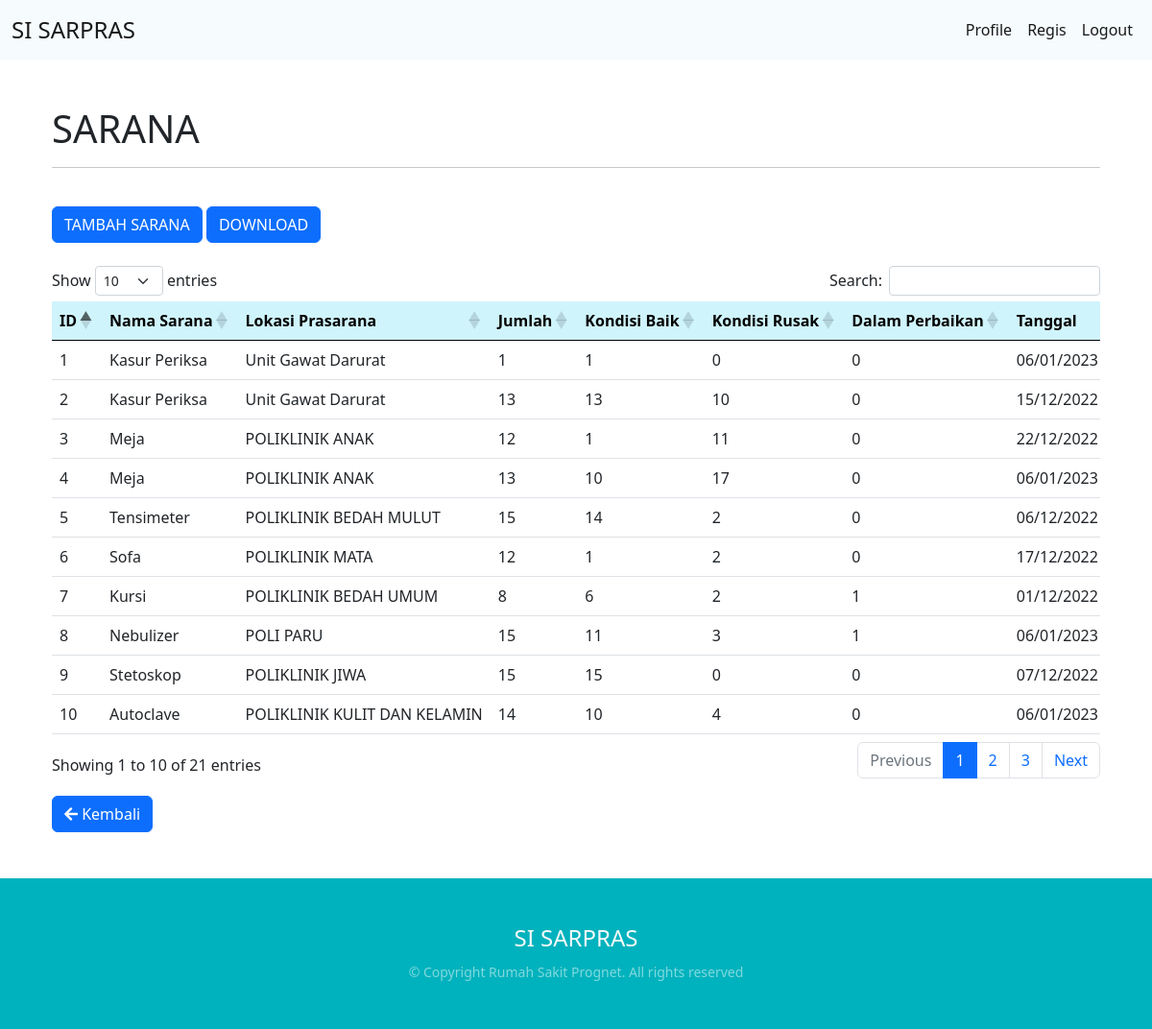
Page /adminsarpras/admin.php (signed in) on the committed database.
### tables this page shows
CREATE TABLE `tb_detail_sarana` (
  `id_detail_sarana` int(4) NOT NULL AUTO_INCREMENT,
  `id_sarana` int(4) DEFAULT NULL,
  `id_detail_prasarana` int(4) DEFAULT NULL,
  `jumlah` tinyint(4) DEFAULT NULL,
  `baik` tinyint(4) DEFAULT NULL,
  `rusak` tinyint(4) DEFAULT NULL,
  `perbaikan` tinyint(4) DEFAULT NULL,
  `tanggal` datetime DEFAULT NULL,
  KEY `id_sarana` (`id_sarana`),
  KEY `id_detail_prasarana` (`id_detail_prasarana`),
  KEY `id_detail_sarana` (`id_detail_sarana`),
  CONSTRAINT `id_detail_prasarana` FOREIGN KEY (`id_detail_prasarana`) REFERENCES `tb_detail_prasarana` (`id_detail_prasarana`),
  CONSTRAINT `id_sarana` FOREIGN KEY (`id_sarana`) REFERENCES `tb_sarana` (`id_sarana`)
);

CREATE TABLE `tb_sarana` (
  `id_sarana` int(4) NOT NULL,
  `nama_sarana` varchar(80) DEFAULT NULL,
  `jenis_sarana` varchar(15) DEFAULT NULL,
  PRIMARY KEY (`id_sarana`)
);

CREATE TABLE `tb_detail_prasarana` (
  `id_detail_prasarana` int(4) NOT NULL,
  `id_prasarana` tinyint(4) DEFAULT NULL,
  `id_gedung` tinyint(4) DEFAULT NULL,
  `nama_prasarana` varchar(70) DEFAULT NULL,
  `kondisi` enum('baik','sedikit rusak','butuh perbaikan') DEFAULT NULL,
  `tanggal` date DEFAULT NULL,
  PRIMARY KEY (`id_detail_prasarana`),
  KEY `id_prasarana` (`id_prasarana`),
  KEY `id_gedung` (`id_gedung`),
  CONSTRAINT `id_gedung` FOREIGN KEY (`id_gedung`) REFERENCES `tb_gedung` (`id_gedung`),
  CONSTRAINT `id_prasarana` FOREIGN KEY (`id_prasarana`) REFERENCES `tb_prasarana` (`id_prasarana`)
);

### adminsarpras/admin.php (the view, shortened to what this page needs)
<?php
include '../layout/header.php';
$hasil = mysqli_query($conn, "SELECT id_detail_sarana,tb_sarana.nama_sarana, tb_detail_prasarana.nama_prasarana, tb_detail_sarana.jumlah, tb_detail_sarana.baik, tb_detail_sarana.rusak, tb_detail_sarana.perbaikan , tb_detail_sarana.tanggal FROM tb_detail_sarana
    JOIN tb_sarana ON tb_detail_sarana.id_sarana=tb_sarana.id_sarana
    JOIN tb_detail_prasarana ON tb_detail_sarana.id_detail_prasarana=tb_detail_prasarana.id_detail_prasarana
    JOIN tb_prasarana ON tb_detail_prasarana.id_prasarana=tb_prasarana.id_prasarana");
?>
<div class="container mt-5">
    <div class="container-sm">
        <h1>SARANA</h1>
        <hr>
        <br>
        <div class="col">
            <div>
                <a href="tambah.php" class="btn btn-primary">TAMBAH SARANA</a>
                <a href="export.php" class="btn btn-primary">DOWNLOAD</a>
            </div>
            <br>
            <div class="table-responsive text-nowrap">
                <table class="table" id="tabel">
                    <thead>
                        <tr class="table-info">
                            <th>ID</th>
                            <th>Nama Sarana</th>
                            <th>Lokasi Prasarana</th>
                            <th>Jumlah</th>
                            <th>Kondisi Baik</th>
                            <th>Kondisi Rusak</th>
                            <th>Dalam Perbaikan</th>
                            <th>Tanggal</th>
                        </tr>
                    </thead>
                    <tbody>
                        <?php
                        while ($row = mysqli_fetch_array($hasil)) :
                        ?>
                            <tr>
                                <td><?= $row["id_detail_sarana"] ?></td>
                                <td><?= $row["nama_sarana"] ?></td>
                                <td><?= $row["nama_prasarana"] ?></td>
                                <td><?= $row["jumlah"] ?></td>
                                <td><?= $row["baik"] ?></td>
                                <td><?= $row["rusak"] ?></td>
                                <td><?= $row["perbaikan"] ?></td>
                                <td><?= date('d/m/Y H:i:s', strtotime($row["tanggal"])); ?></td>
                            </tr>
                        <?php endwhile; ?>
                    </tbody>
                </table>
            </div>
            <div>
                <a class="btn btn-primary mt-3" onclick="self.history.back()"><i class="fas fa-arrow-left"></i> Kembali</a>
            </div>
        </div>
        <?php
        include '../layout/footer.php';
        ?>

### layout/header.php (shortened to what this page needs)
<!DOCTYPE html>
<html lang="en">
<head>
    <link href="https://cdn.jsdelivr.net/npm/bootstrap@5.0.2/dist/css/bootstrap.min.css" rel="stylesheet">
    <link rel="stylesheet" href="../styles.css" />
    <link rel="stylesheet" href="https://pro.fontawesome.com/releases/v5.10.0/css/all.css" />
    <link href="https://cdn.jsdelivr.net/npm/bootstrap@5.2.3/dist/css/bootstrap.min.css" rel="stylesheet">
    <link rel="stylesheet" href="https://cdn.datatables.net/1.13.1/css/dataTables.bootstrap5.min.css">
</head>
<body>
    <div class="main-container d-flex">
        <div class="content">
            <nav class="navbar navbar-expand-md navbar-light" style="background-color:#F6FBFD">
                <div class="container-fluid">
                    <div class="d-flex justify-content-between">
                        <a class="navbar-brand fs-4" href="#">SI SARPRAS</a>
                        <button class="btn px-1 py-0 open-btn"><i class="far fa-stream"></i></button>
                    </div>
                    <div class="d-flex justify-content-end" id="navbarSupportedContent">
                        <ul class="navbar-nav me-auto mb-2 mb-lg-0">
                            <li class="nav-item">
                                <a class="nav-link active" aria-current="page" href="../profile/profile.php">Profile</a>
                            </li>
                            <?php if ($_SESSION['level'] == "admin") : ?>
                                <li class="nav-item">
                                    <a class="nav-link active" aria-current="page" href="../user-registration.php">Regis</a>
                                </li>
                            <?php endif; ?>
                            <li class="nav-item">
                                <a class="nav-link active" aria-current="page" href="../logout.php">Logout</a>
                            </li>
                        </ul>
                    </div>
                </div>
            </nav>

### layout/footer.php (shortened to what this page needs)
</div>
</div>
<footer id="foot" style="background-color:#00B2BD " class="container-fluid py-5 mt-5 foot">
    <div class="container-fluid text-light text-center">
        <h4>SI SARPRAS</h4>
        <small class="text-white-50">&copy; Copyright Rumah Sakit Prognet. All rights reserved</small>
    </div>
</footer>
</body>
</html>

### layout/styles.css (style rules this page uses)
body { background: white; font-family: 'Open Sans', sans-serif; }
.container { margin: 0 auto; }
.table { margin :0; }
.content { min-height: 100vh; width: 100%; }
.foot { background-color: #BFE5EF; }

### rows in the picture
tb_detail_sarana: id_detail_sarana "1", id_sarana.nama_sarana "Kasur Periksa", id_detail_prasarana.nama_prasarana "Unit Gawat Darurat", jumlah "1", baik "1", rusak "0", perbaikan "0", tanggal "06/01/2023…"
tb_detail_sarana: id_detail_sarana "2", id_sarana.nama_sarana "Kasur Periksa", id_detail_prasarana.nama_prasarana "Unit Gawat Darurat", jumlah "13", baik "13", rusak "10", perbaikan "0", tanggal "15/12/2022…"
tb_detail_sarana: id_detail_sarana "3", id_sarana.nama_sarana "Meja", id_detail_prasarana.nama_prasarana "POLIKLINIK ANAK", jumlah "12", baik "1", rusak "11", perbaikan "0", tanggal "22/12/2022…"
tb_detail_sarana: id_detail_sarana "4", id_sarana.nama_sarana "Meja", id_detail_prasarana.nama_prasarana "POLIKLINIK ANAK", jumlah "13", baik "10", rusak "17", perbaikan "0", tanggal "06/01/2023…"
tb_detail_sarana: id_detail_sarana "5", id_sarana.nama_sarana "Tensimeter", id_detail_prasarana.nama_prasarana "POLIKLINIK BEDAH MULUT", jumlah "15", baik "14", rusak "2", perbaikan "0", tanggal "06/12/2022…"
tb_detail_sarana: id_detail_sarana "6", id_sarana.nama_sarana "Sofa", id_detail_prasarana.nama_prasarana "POLIKLINIK MATA", jumlah "12", baik "1", rusak "2", perbaikan "0", tanggal "17/12/2022…"
tb_detail_sarana: id_detail_sarana "7", id_sarana.nama_sarana "Kursi", id_detail_prasarana.nama_prasarana "POLIKLINIK BEDAH UMUM", jumlah "8", baik "6", rusak "2", perbaikan "1", tanggal "01/12/2022…"
tb_detail_sarana: id_detail_sarana "8", id_sarana.nama_sarana "Nebulizer", id_detail_prasarana.nama_prasarana "POLI PARU", jumlah "15", baik "11", rusak "3", perbaikan "1", tanggal "06/01/2023…"
tb_detail_sarana: id_detail_sarana "9", id_sarana.nama_sarana "Stetoskop", id_detail_prasarana.nama_prasarana "POLIKLINIK JIWA", jumlah "15", baik "15", rusak "0", perbaikan "0", tanggal "07/12/2022…"
tb_detail_sarana: id_detail_sarana "10", id_sarana.nama_sarana "Autoclave", id_detail_prasarana.nama_prasarana "POLIKLINIK KULIT DAN KELAMIN", jumlah "14", baik "10", rusak "4", perbaikan "0", tanggal "06/01/2023…"
